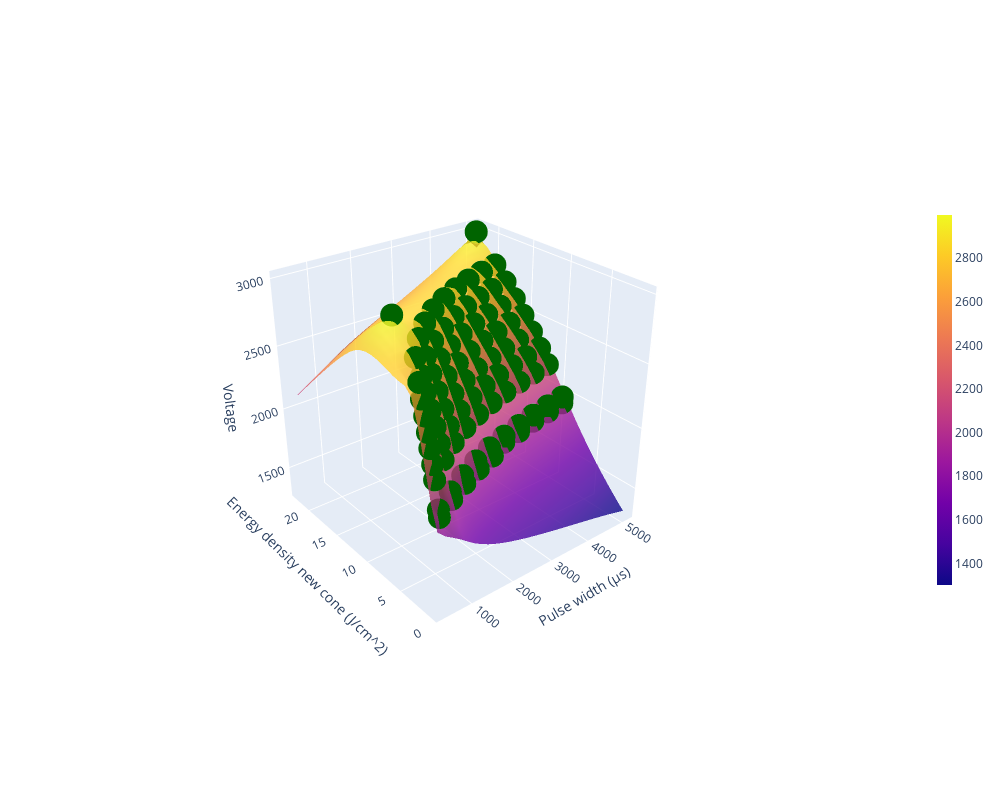

The notebook cell saved with this chart:
### Code cell
import plotly.graph_objects as go
import matplotlib.pyplot as plt
import matplotlib as mpl

fig = go.Figure(data=[go.Scatter3d(z=volts_bol_dat, 
                                    x=time_bol_dat,
                                    y=energy_den_bol_dat, 
                                    mode='markers',
                                    marker={'color':'darkgreen'},
                                    name='GP regression')])
fig.add_trace(go.Surface(z=volt_on_grid, 
                            x=raw_post_test_grid[:,0],
                            y=raw_post_test_grid[:,1],
                            opacity=0.8,
                            colorbar=dict(thickness=15, len=0.5)))

fig.update_layout(width=1000, height=800,
                    legend=dict(orientation="h", yanchor="top", y=1.02, 
                    xanchor="left",x=1), margin=dict(r=20, l=10, b=10, t=10), 
                        scene=dict(
                        xaxis_title="Pulse width (μs)",
                        yaxis_title="Energy density new cone (J/cm^2)",
                        zaxis_title='Voltage')
                    )
camera = dict(
        up=dict(x=0, y=0, z=1),
        center=dict(x=0, y=0, z=0),
        eye=dict(x=-2, y=-2.5, z=1.75)
)
fig.update_layout(scene_camera=camera)
fig.show()

### Figure 1 — Plotly figure (JSON) as saved in the notebook; plotly's stock layout.template omitted (floating-point values rounded to 4 significant figures; data arrays with more than 128 entries replaced by an {"elided": "..."} marker saying what was removed)
{"data": [{"marker": {"color": "darkgreen"}, "mode": "markers", "name": "GP regression", "x": [5000, 500, 1000, 1500, 2000, 4500, 3000, 3500, 4000, 2500, 500, 4500, 4000, 3500, 3000, 2500, 2000, 1500, 1000, 5000, 500, 1000, 2000, 2500, 3000, 3500, 4000, 4500, 1500, 5000, 1000, 1500, 2000, 5000, 2500, 3000, 3500, 500, 4000, 4500, 5000, 1500, 500, 2000, 2500, 3000, 3500, 4000, 4500, 1000, 500, 1000, 1500, 2000, 2500, 3000, 3500, 4000, 5000, 4500, 3000, 500, 1000, 1500, 2000, 2500, 3500, 4000, 4500, 5000, 2500, 500, 1000, 1500, 2000, 3500, 4000, 4500, 5000, 3000, 500, 5000, 4500, 4000, 3500, 3000, 2500, 2000, 1500, 1000, 5000, 1000], "y": [8.8, 1.37, 2.7, 3.84, 4.83, 8.39, 6.78, 7.36, 7.94, 5.66, 1.49, 8.39, 7.94, 7.36, 6.78, 6.07, 5.18, 4.12, 2.89, 8.8, 1.92, 3.79, 6.65, 7.73, 8.59, 9.36, 9.99, 10.53, 5.36, 11.02, 4.26, 6.01, 7.43, 12.18, 8.63, 9.58, 10.41, 2.14, 11.08, 11.65, 13.4, 6.72, 2.46, 8.28, 9.59, 10.66, 11.49, 12.21, 12.85, 4.79, 2.73, 5.38, 7.48, 9.18, 10.53, 11.71, 12.66, 13.35, 14.67, 14.11, 12.83, 3.04, 5.99, 8.29, 10.1, 11.62, 13.83, 14.7, 15.45, 15.98, 12.57, 3.4, 6.44, 8.99, 11.01, 15.03, 15.99, 16.74, 17.38, 13.97, 3.7, 18.93, 18.24, 17.44, 16.48, 15.29, 13.89, 12.08, 9.91, 7.22, 21.81, 10.27], "z": [1950, 1950, 1950, 1950, 1950, 1950, 1950, 1950, 1950, 1950, 2000, 2000, 2000, 2000, 2000, 2000, 2000, 2000, 2000, 2000, 2200, 2200, 2200, 2200, 2200, 2200, 2200, 2200, 2200, 2200, 2300, 2300, 2300, 2300, 2300, 2300, 2300, 2300, 2300, 2300, 2400, 2400, 2400, 2400, 2400, 2400, 2400, 2400, 2400, 2400, 2500, 2500, 2500, 2500, 2500, 2500, 2500, 2500, 2500, 2500, 2600, 2600, 2600, 2600, 2600, 2600, 2600, 2600, 2600, 2600, 2700, 2700, 2700, 2700, 2700, 2700, 2700, 2700, 2700, 2700, 2800, 2800, 2800, 2800, 2800, 2800, 2800, 2800, 2800, 2800, 3000, 3000], "type": "scatter3d"}, {"colorbar": {"len": 0.5, "thickness": 15}, "opacity": 0.8, "x": [339.3, 505.5, 671.8, 838.1, 1004.0, 1171.0, 1337.0, 1503.0, 1669.0, 1836.0, 2002.0, 2168.0, 2334.0, 2501.0, 2667.0, 2833.0, 2999.0, 3166.0, 3332.0, 3498.0, 3664.0, 3831.0, 3997.0, 4163.0, 4329.0, 4496.0, 4662.0, 4828.0, 4994.0, 5161.0], "y": [0.64, 1.395, 2.15, 2.906, 3.661, 4.416, 5.171, 5.926, 6.681, 7.437, 8.192, 8.947, 9.702, 10.46, 11.21, 11.97, 12.72, 13.48, 14.23, 14.99, 15.74, 16.5, 17.25, 18.01, 18.76, 19.52, 20.27, 21.03, 21.78, 22.54], "z": {"elided": "30x30 float values"}, "type": "surface"}], "layout": {"legend": {"orientation": "h", "yanchor": "top", "y": 1.02, "xanchor": "left", "x": 1}, "margin": {"r": 20, "l": 10, "b": 10, "t": 10}, "width": 1000, "height": 800, "scene": {"xaxis": {"title": {"text": "Pulse width (μs)"}}, "yaxis": {"title": {"text": "Energy density new cone (J/cm^2)"}}, "zaxis": {"title": {"text": "Voltage"}}, "camera": {"up": {"x": 0, "y": 0, "z": 1}, "center": {"x": 0, "y": 0, "z": 0}, "eye": {"x": -2, "y": -2.5, "z": 1.75}}}}}
